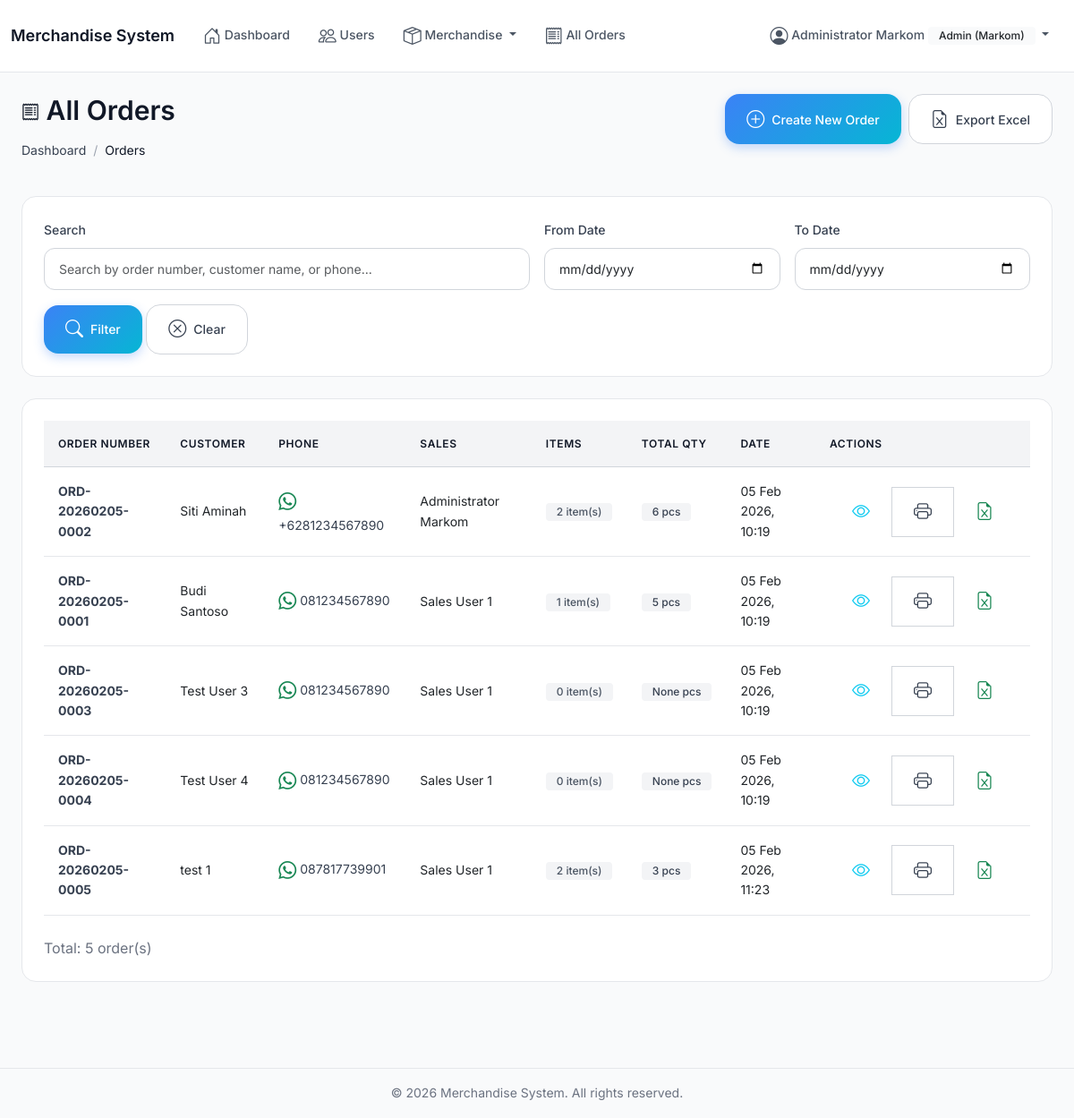
The page /orders/ (signed in) on the database as committed earlier.
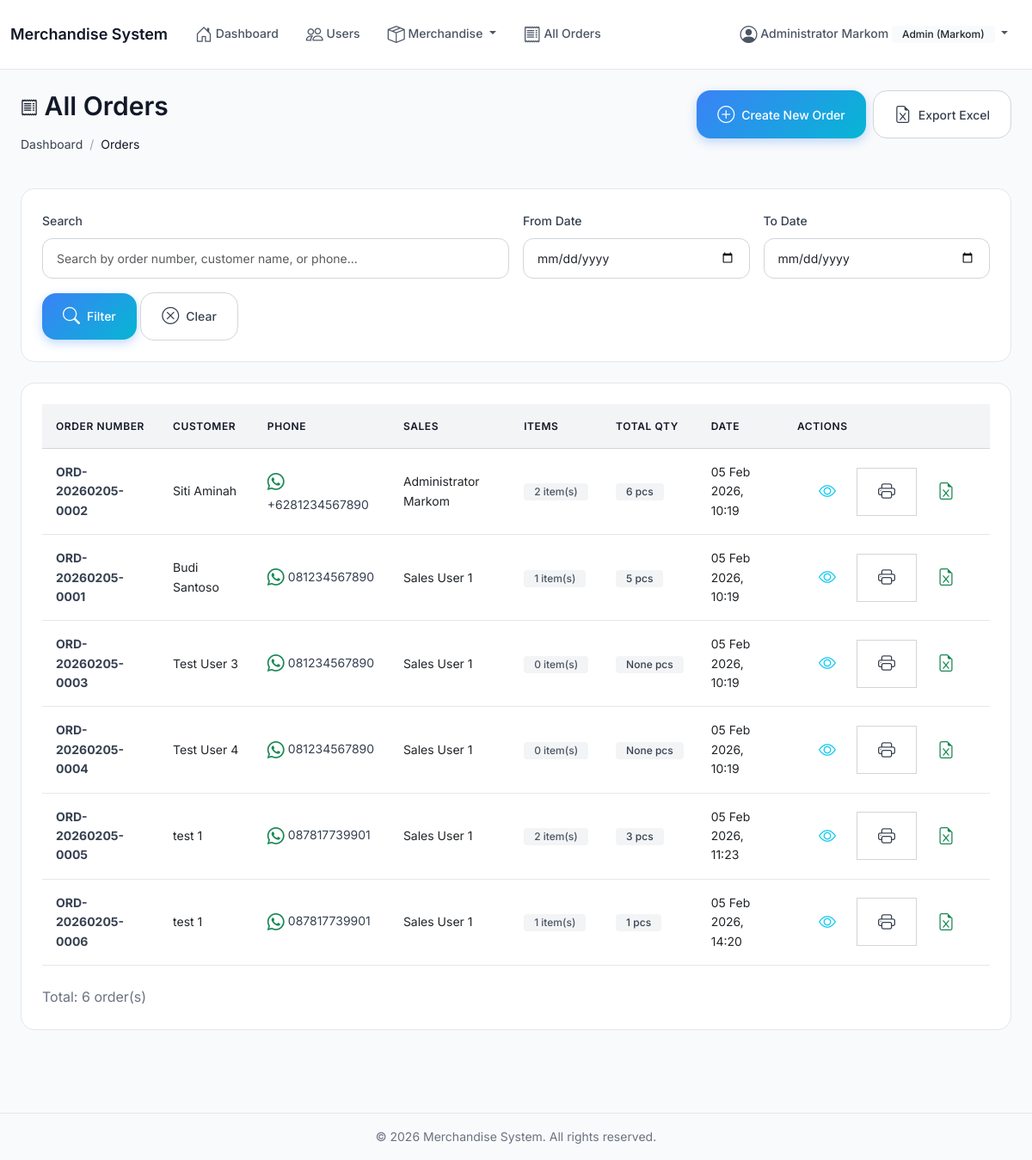
The same page on the database as committed later.
### orders/models.py (models this page shows, shortened)
class Order(models.Model):
    order_number = models.CharField(
        max_length=50,
        unique=True,
        help_text='Auto-generated order number (ORD-YYYYMMDD-XXXX)'
    )
    customer_name = models.CharField(
        max_length=200,
        help_text='Customer full name'
    )
    customer_phone = models.CharField(
        max_length=20,
        help_text='Customer WhatsApp number'
    )
    sales_user = models.ForeignKey(
        settings.AUTH_USER_MODEL,
        on_delete=models.PROTECT,
        related_name='orders',
        help_text='Sales user who created this order'
    )
    notes = models.TextField(
        blank=True,
        help_text='Additional notes or comments'
    )
    created_at = models.DateTimeField(
        auto_now_add=True,
        help_text='Order creation timestamp'
    )
    class Meta:
        db_table = 'orders'
        verbose_name = 'Order'
        verbose_name_plural = 'Orders'
        ordering = ['-created_at']

### accounts/models.py (models this page shows, shortened)
class User(AbstractUser):
    class Role(models.TextChoices):
        ADMIN = 'ADMIN', 'Admin (Markom)'
        SALES = 'SALES', 'Sales'
    role = models.CharField(
        max_length=10,
        choices=Role.choices,
        default=Role.SALES,
        help_text='User role: ADMIN for Markom, SALES for sales team'
    )
    full_name = models.CharField(
        max_length=255,
        help_text='Full name of the user'
    )
    phone = models.CharField(
        max_length=20,
        blank=True,
        help_text='Phone number'
    )
    class Meta:
        db_table = 'users'
        verbose_name = 'User'
        verbose_name_plural = 'Users'
        ordering = ['-date_joined']
    @property
    def is_admin(self):
        return self.role == self.Role.ADMIN
    @property
    def is_sales(self):
        return self.role == self.Role.SALES

### orders/views.py (the view)
# urls.py: path('', views.order_list, name='order_list'),
@admin_or_sales_required
def order_list(request):
    search_query = request.GET.get('search', '')
    date_from = request.GET.get('date_from', '')
    date_to = request.GET.get('date_to', '')
    if request.user.is_admin:
        orders = Order.objects.select_related('sales_user').all()
        title = 'All Orders'
    else:
        orders = Order.objects.filter(sales_user=request.user).all()
        title = 'My Orders'
    if search_query:
        orders = orders.filter(
            Q(order_number__icontains=search_query) |
            Q(customer_name__icontains=search_query) |
            Q(customer_phone__icontains=search_query)
        )
    if date_from:
        orders = orders.filter(created_at__date__gte=date_from)
    if date_to:
        orders = orders.filter(created_at__date__lte=date_to)
    orders = orders.annotate(
        item_count=Count('items'),
        total_quantity=Sum('items__quantity')
    )
    context = {
        'orders': orders,
        'title': title,
        'search_query': search_query,
        'date_from': date_from,
        'date_to': date_to
    }
    return render(request, 'orders/order_list.html', context)

### templates/orders/order_list.html (shortened to what the changed rows need)
{% extends 'base.html' %}
{% block content %}
<div class="container-fluid">
    <div class="row mb-4">
        <div class="col">
            <h2><i class="bi bi-receipt"></i> {{ title }}</h2>
        </div>
    </div>
    <div class="card">
        <div class="card-body">
            {% if orders %}
            <div class="table-responsive">
                <table class="table table-hover">
                    <thead>
                        <tr>
                            <th>Order Number</th>
                            <th>Customer</th>
                            <th>Phone</th>
                            {% if user.is_admin %}
                            <th>Sales</th>
                            {% endif %}
                            <th>Items</th>
                            <th>Total Qty</th>
                            <th>Date</th>
                            <th width="150">Actions</th>
                        </tr>
                    </thead>
                    <tbody>
                        {% for order in orders %}
                        <tr>
                            <td>
                                <a href="{% url 'orders:order_detail' order.pk %}" class="text-decoration-none">
                                    <strong>{{ order.order_number }}</strong>
                                </a>
                            </td>
                            <td>{{ order.customer_name }}</td>
                            <td>
                                <a href="https://wa.me/{{ order.customer_phone|cut:'+' }}" target="_blank" class="text-decoration-none">
                                    <i class="bi bi-whatsapp text-success"></i> {{ order.customer_phone }}
                                </a>
                            </td>
                            {% if user.is_admin %}
                            <td>{{ order.sales_user.full_name }}</td>
                            {% endif %}
                            <td>
                                <span class="badge bg-info">{{ order.item_count }} item(s)</span>
                            </td>
                            <td>
                                <span class="badge bg-secondary">{{ order.total_quantity }} pcs</span>
                            </td>
                            <td>{{ order.created_at|date:"d M Y, H:i" }}</td>
                            <td>
                                <div class="btn-group btn-group-sm">
                                    <a href="{% url 'orders:order_detail' order.pk %}" class="btn btn-outline-info" title="View">
                                        <i class="bi bi-eye"></i>
                                    </a>
                                    <a href="{% url 'orders:order_print' order.pk %}" class="btn btn-outline-primary" title="Print" target="_blank">
                                        <i class="bi bi-printer"></i>
                                    </a>
                                    <a href="{% url 'orders:order_export_detail_excel' order.pk %}" class="btn btn-outline-success" title="Export">
                                        <i class="bi bi-file-earmark-excel"></i>
                                    </a>
                                </div>
                            </td>
                        </tr>
                        {% endfor %}
                    </tbody>
                </table>
            </div>
            <div class="text-muted mt-2">
                Total: {{ orders.count }} order(s)
            </div>
            {% endif %}
        </div>
    </div>
</div>
{% endblock %}

Rows that differ between the two databases and show on the page:
added Order: order_number "ORD-20260205-0006", customer_name "test 1", customer_phone "087817739901", sales_user.full_name "Sales User 1", item_count "1", total_quantity "1", created_at "05 Feb 2026, 14:20"
Other text that changed with them:
{{ orders.count }}: "5" → "6"
